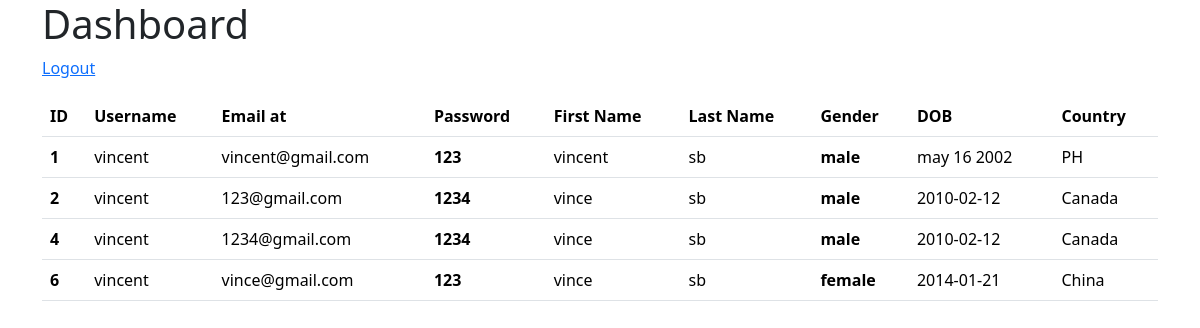
/webdevproj/admin/dashboard.php (signed in), run on the app's committed database.
### tables this page shows
CREATE TABLE `users` (
  `id` int(199) NOT NULL,
  `uname` varchar(199) NOT NULL,
  `email` varchar(199) NOT NULL,
  `pass` varchar(199) NOT NULL,
  `fname` varchar(199) NOT NULL,
  `lname` varchar(199) NOT NULL,
  `gender` varchar(199) NOT NULL,
  `dob` varchar(199) NOT NULL,
  `country` varchar(199) NOT NULL
);

### webdevproj/admin/dashboard.php (the view, shortened to what this page needs)
<?php
include '../config/dbCon.php';
?>
<!DOCTYPE html>
<html lang="en">
<head>
    <link href="https://cdn.jsdelivr.net/npm/bootstrap@5.3.2/dist/css/bootstrap.min.css" rel="stylesheet">
</head>
<body>
    <div class="container">
        <h1>Dashboard</h1>
        <a href="dashboard.php?log=true">Logout</a>
        <table class="table mt-3">
            <thead>
                <tr>
                    <th scope="col">ID</th>
                    <th scope="col">Username</th>
                    <th scope="col">Email at</th>
                    <th scope="col">Password</th>
                    <th scope="col">First Name</th>
                    <th scope="col">Last Name</th>
                    <th scope="col">Gender</th>
                    <th scope="col">DOB</th>
                    <th scope="col">Country</th>
                </tr>
            </thead>
            <tbody>
                <?php
                $sql = "SELECT * FROM users";
                $select = mysqli_query($conn, $sql);
                if (mysqli_num_rows($select) != 0) {
                    while ($row = mysqli_fetch_array($select)) {
                        ?>
                        <tr>
                            <th scope="row">
                                <?php echo $row['id']; ?>
                            </th>
                            <td>
                                <?php echo $row['uname']; ?>
                            </td>
                            <td>
                                <?php echo $row['email']; ?>
                            </td>
                            <th scope="row">
                                <?php echo $row['pass']; ?>
                            </th>
                            <td>
                                <?php echo $row['fname']; ?>
                            </td>
                            <td>
                                <?php echo $row['lname']; ?>
                            </td>
                            <th scope="row">
                                <?php echo $row['gender']; ?>
                            </th>
                            <td>
                                <?php echo $row['dob']; ?>
                            </td>
                            <td>
                                <?php echo $row['country']; ?>
                            </td>
                        </tr>
                        <?php
                    }
                }
                ?>
            </tbody>
        </table>
    </div>
</body>
</html>

### data on the page
users: id "1", uname "vincent", email "vincent@gmail.com", pass "123", fname "vincent", lname "sb", gender "male", dob "may 16 2002", country "PH"
users: id "2", uname "vincent", email "123@gmail.com", pass "1234", fname "vince", lname "sb", gender "male", dob "2010-02-12", country "Canada"
users: id "4", uname "vincent", email "1234@gmail.com", pass "1234", fname "vince", lname "sb", gender "male", dob "2010-02-12", country "Canada"
users: id "6", uname "vincent", email "vince@gmail.com", pass "123", fname "vince", lname "sb", gender "female", dob "2014-01-21", country "China"
